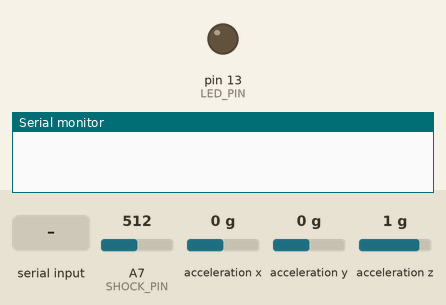
Bench run of a sketch on a simulated Arduino Nano, built with avr-gcc and run on an emulated ATmega328P. Shown: output pins drawn as LEDs (lit = HIGH), the last lines printed to the serial monitor. The inputs (shaded band) are chosen by the test bench; at power-on: acceleration x 0 g, A7 (SHOCK_PIN) = 512, acceleration y 0 g, acceleration z 1 g. The modem accepts every AT command (registered, SIM ready, sends succeed) and sends nothing else.

Above: at 10.2 s.
10.3 s: "R" received over the second serial link
At 11.6 s:
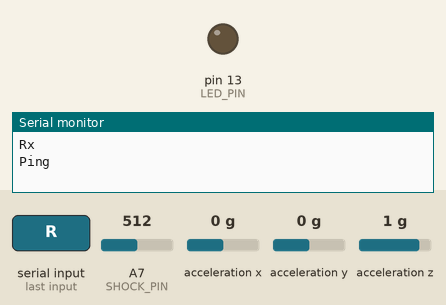
12.0 s: acceleration x set to -1.4 g
At 12.42 s:
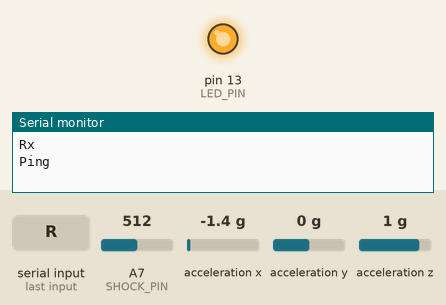
15.0 s: A7 (SHOCK_PIN) set to 107
18.0 s: A7 (SHOCK_PIN) set to 89
21.0 s: acceleration x set to 0 g
Timing chart, 0 to 25.0 s (numbered marks = the images above; inputs shaded):
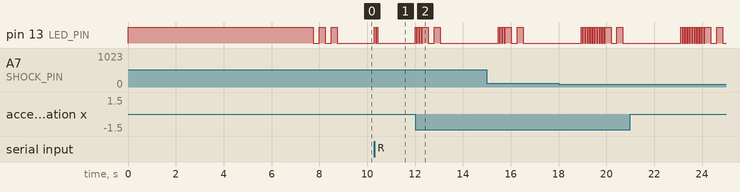

Measured:
- after the input at 10.3 s, pin 13 (LED_PIN): alternates HIGH for 0.05 s and LOW for 0.05 s, 4 changes in all, then stays LOW, starting at once
- after the input at 12.0 s, pin 13 (LED_PIN): goes 3 × (HIGH 0.05 s, LOW 0.05 s), HIGH 0.25 s, LOW 0.25 s, HIGH 0.25 s, then LOW, starting at once

The sketch:

car_gsm.ino
```cpp
#include "hal.h"
#include "StatusLed.h"
#include "Shock.h"
#include "Gsm.h"
#include "Accel.h"
#include "Comm.h"

void setup() {


  InitStatusLed();
  TurnLedOn();
  Serial.begin(9600);
  InitShockSensor();
  InitGsm();
  InitAccel();

  delay(7500);
  Blink(3);
}

void loop() {

  if(GetShockStatus() == SHOCK_DETECTED) {
    QuickBlink(10);
    SendSmsShock();
  }

  if (GetAccelAbsolute() > ACCEL_THRESHOLD) {
    QuickBlink(3);
    SendSmsAccel();
  }

  //Ping();
  if (CheckPing() == COMM_NOT_OK) {
    SendSmsComm();
    while(1);
  }
}
```

Accel.cpp
```cpp
#include <Arduino.h>
#include <Adafruit_ADXL345_U.h>
#include "hal.h"
#include "Accel.h"
#include "StatusLed.h"


Adafruit_ADXL345_Unified accel = Adafruit_ADXL345_Unified(12345);

// Initialize status led
void InitAccel() {
  if(!accel.begin())
  {
    while(1) {
      Blink(2);
      delay(1000);
    }
  }

  accel.setRange(ADXL345_RANGE_16_G);

}

// Function to turn status led on
float GetAccelAbsolute() {

  sensors_event_t event;
  accel.getEvent(&event);
  float acceleration = sqrt(pow(event.acceleration.x, 2) + pow(event.acceleration.y, 2) + pow(event.acceleration.z, 2));

  return acceleration;
}
```

Accel.h
```cpp
#ifndef __ACCEL_H__
#define __ACCEL_H__

//###########################################
// Accelerometer control abstraction
//###########################################
void InitAccel();

float GetAccelAbsolute();
//###########################################

#endif
```

Comm.cpp
```cpp
#include <Arduino.h>
#include <SoftwareSerial.h>
#include "hal.h"
#include "Comm.h"
#include "StatusLed.h"

unsigned long lastReceiveTime = 0;
unsigned long lastSentTime = 0;
SoftwareSerial Comm(COMM_RX, COMM_TX);

// Initialize Communication interface
void InitComm() {
  Comm.begin(COMM_SPEED);
  Comm.listen();
  Serial.begin(9600);
}

// Function to send ping message
void Ping() {
  if (millis() - lastSentTime >= 500) {
    Comm.print('R');
    lastSentTime = millis();
    QuickBlink(1);
  }
}

// Function to receive ping
int CheckPing() {


  if (Comm.available()) {
    char receivedChar = Comm.read(); // Read the received character

    Serial.println("Rx");
    if (receivedChar == 'R') {
      lastReceiveTime = millis(); // Update the last received time
      QuickBlink(1);
      Ping();
      Serial.println("Ping");
      return COMM_OK;
    }
  }

  // Check if more than 2 seconds have passed since the last received time
  if (millis() - lastReceiveTime > 60000) {
    Serial.println("DEAD");
    return COMM_NOT_OK;
  } else{
    return COMM_OK;
  }
}
```

Comm.h
```cpp
#ifndef __COMM_H__
#define __COMM_H__

//###########################################
// Comm control abstraction
//###########################################
void InitComm();

void Ping();
int  CheckPing();
//###########################################

#endif
```

Gsm.cpp
```cpp
#include <Arduino.h>
#include <SoftwareSerial.h>
#include "hal.h"
#include "Gsm.h"
#include "StatusLed.h"

SoftwareSerial SIM900A(GSM_RX, GSM_TX);

// Initialize Shock sensor
void InitGsm() {
  SIM900A.begin(9600);
}

// Function to get current status of a shock sensor
void SendSmsShock() {
  Blink(2);
  SIM900A.println("AT+CMGF=1");
  delay(1000);
  SIM900A.println("AT+CMGS=\"+359887726372\"\r");
  delay(1000);
  SIM900A.println("Shock Alarm is triggered");
  delay(100);
  SIM900A.println((char)26);
}

void SendSmsAccel() {
  Blink(2);
  SIM900A.println("AT+CMGF=1");
  delay(1000);
  SIM900A.println("AT+CMGS=\"+359887726372\"\r");
  delay(1000);
  SIM900A.println("Accel Alarm is triggered");
  delay(100);
  SIM900A.println((char)26);
}

void SendSmsComm() {
  Blink(2);
  SIM900A.println("AT+CMGF=1");
  delay(1000);
  SIM900A.println("AT+CMGS=\"+359887726372\"\r");
  delay(1000);
  SIM900A.println("Ent Alarm is triggered");
  delay(100);
  SIM900A.println((char)26);
}
```

Gsm.h
```cpp
#ifndef __GSM_H__
#define __GSM_H__

//###########################################
// Status led control abstraction
//###########################################
void InitGsm();

void SendSmsShock();
void SendSmsAccel();
void SendSmsComm();
//###########################################

#endif
```

Shock.cpp
```cpp
#include <Arduino.h>
#include "hal.h"
#include "Shock.h"

// Initialize Shock sensor
void InitShockSensor() {
  //pinMode(SHOCK_PIN, INPUT);
}

// Function to get current status of a shock sensor
int GetShockStatus() {

  if(analogRead(A7) < SHOCK_TRESSHOLD ) {    // 5V/(2^10) * 100 = 0,5V
    return SHOCK_DETECTED;
  }
  else {
    return SHOCK_CLEAR;
  }

}
```

Shock.h
```cpp
#ifndef __SHOCK_H__
#define __SHOCK_H__

//###########################################
// Status led control abstraction
//###########################################
void InitShockSensor();

int GetShockStatus();
//###########################################

#endif
```

StatusLed.cpp
```cpp
#include <Arduino.h>
#include "hal.h"
#include "StatusLed.h"

// Initialize status led
void InitStatusLed() {
  pinMode(LED_PIN, OUTPUT);
  TurnLedOff();
}

// Function to turn status led on
void TurnLedOn() {
  digitalWrite(LED_PIN, LED_ON);
}

// Function to turn status led off
void TurnLedOff() {
  digitalWrite(LED_PIN, LED_OFF);
}

// Function to make a led blink
void Blink(unsigned char blinks) {

  for(unsigned char i = 0; i < blinks; i++) {
    TurnLedOn();
    delay(250);
    TurnLedOff();
    delay(250);
  }

}

// Blink the Status led quickly
void QuickBlink(unsigned char blinks) {

  for(unsigned char i = 0; i < blinks; i++) {
    TurnLedOn();
    delay(50);
    TurnLedOff();
    delay(50);
  }

}
```

StatusLed.h
```cpp
#ifndef __STATUSLED_H__
#define __STATUSLED_H__

//###########################################
// Status led control abstraction
//###########################################
void InitStatusLed();

void TurnLedOn();
void TurnLedOff();

void Blink(unsigned char blinks);

void QuickBlink(unsigned char blinks);
//###########################################

#endif
```

hal.h
```cpp
#ifndef __HAL_H__
#define __HAL_H__

//###########################################
// Hardware Abstraction Layer - HAL
//###########################################

// HAL related Shock sensor
#define SHOCK_PIN		      A7
#define SHOCK_TRESSHOLD    100

#define SHOCK_DETECTED    1
#define SHOCK_CLEAR       0

// HAL related to GSM communication module
#define GSM_RX  A3
#define GSM_TX  A2

// HAL related to status led
#define LED_PIN    		13
#define LED_ON			HIGH
#define LED_OFF			LOW

// HAL related to Accelerometer
#define ACCEL_THRESHOLD 12.0

// HAL related to Communication
#define COMM_RX 9
#define COMM_TX 8
#define COMM_SPEED	9600
#define COMM_OK		1
#define COMM_NOT_OK	0
//###########################################

#endif
```
